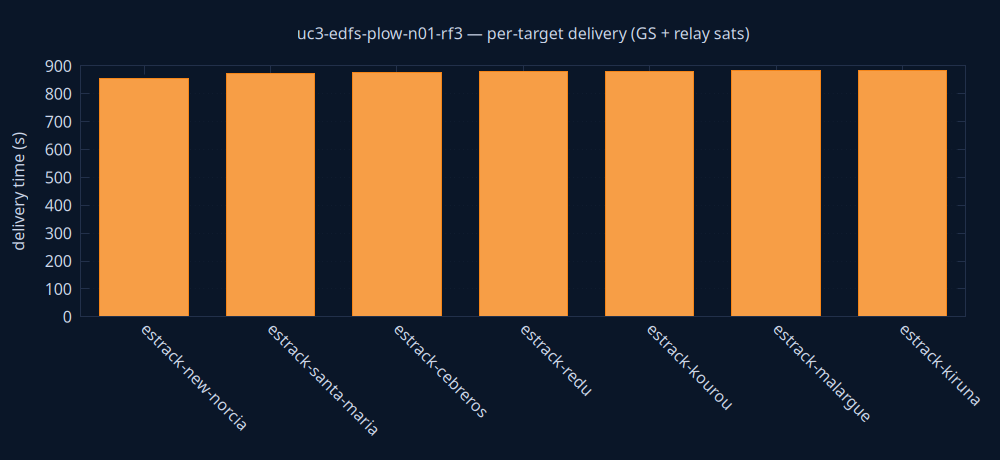

This chart was generated by the following gnuplot code:
set terminal pngcairo size 1000,460 background rgb '#0a1628'
set output 'delivery.png'
set style fill solid 0.8
set boxwidth 0.7 relative
set border lc rgb '#22304a'
set grid ytics lc rgb '#22304a'
set yrange [0:*]
set ylabel 'delivery time (s)' textcolor rgb '#cdd7ea'
set xtics rotate by -45 textcolor rgb '#cdd7ea'
set ytics textcolor rgb '#cdd7ea'
set title 'uc3-edfs-plow-n01-rf3 — per-target delivery (GS + relay sats)' textcolor rgb '#cdd7ea'
plot 'delivery.dat' using 0:2:3:xtic(1) with boxes lc rgb variable notitle
